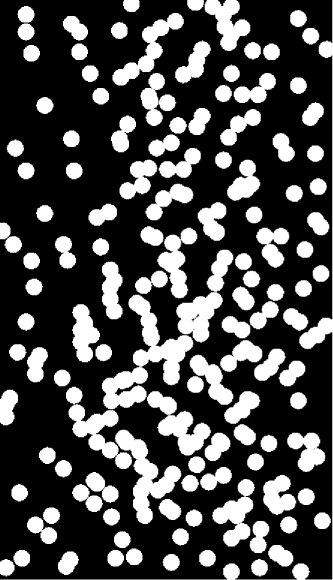
%> input picture Lab 11/FigP0936.tif, 333 x 580 px
$ octave Q1C.m   (GNU Octave 9; MATLAB toolbox functions it lacks are replaced by stand-ins)
%> lines starting %> are read from the running program, lines starting %| are printed output that depends on the picture; in (x1, y1, x2, y2) boxes, pixels count from 0 and x2, y2 are one past the last pixel; in counts of white or black regions, pixels touching at a corner belong together; the program's own positions count from 1
clear
img = imread('FigP0936.tif');
%> img is the input picture: size 580x333 uint8; min 0, max 255, mean 76.8
I = (img >= 128); %Convert to Binary image
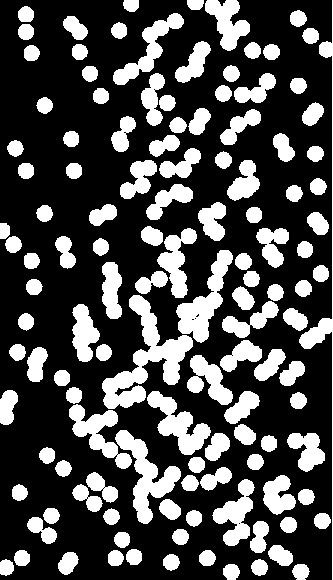
%> I: size 580x333 logical; 29.7% white; 125 white regions, largest, box (x1, y1, x2, y2) and area: (102, 295, 193, 409) 3450, (115, 430, 181, 524) 2115, (176, 250, 233, 343) 1975
[R C] = size(I);
%> R = 580; C = 333
IPAD = true(R+2,C+2);
IPAD(2:R+1,2:C+1) = I;
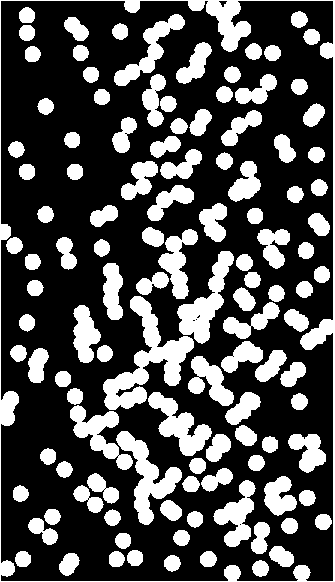
%> IPAD: size 582x335 logical; 30.4% white; 117 white regions, largest, box (x1, y1, x2, y2) and area: (0, 0, 335, 582) 5939, (103, 296, 194, 410) 3450, (116, 431, 182, 525) 2115
B = true(3,3);
X = false(R+2,C+2);
X(1,1) = true;
%> X: size 582x335 logical; 0% white in thin lines or dots, all inside (x1, y1, x2, y2) = (0, 0, 1, 1)
%Connected components algorithm
while true
    IX = imdilate(X,B); %Used predefined function for dilation because own implementation is too slow, Have used own implementation in Q1A
    Xk = (IX & IPAD);
    if Xk == X
        break;
    else
        X = Xk;
    end
end
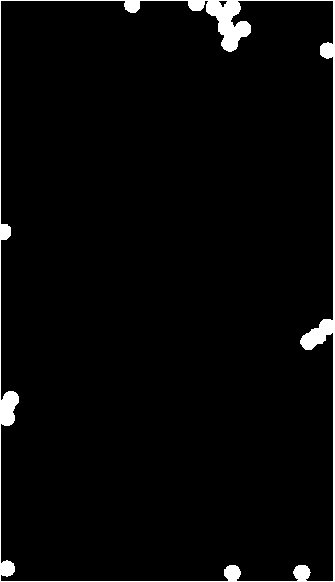
%> X: size 582x335 logical; 3% white; 1 white region, box (x1, y1, x2, y2) and area: (0, 0, 335, 582) 5939
I_BORDER = Xk(2:R+1,2:C+1);
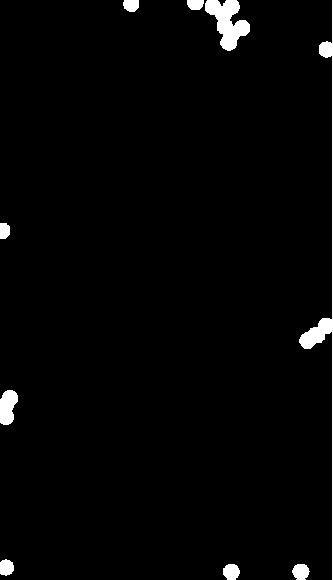
%> I_BORDER: size 580x333 logical; 2.1% white; 9 white regions, largest, box (x1, y1, x2, y2) and area: (299, 0, 333, 580) 1327, (205, 0, 250, 51) 1219, (0, 390, 18, 425) 479
%Remove the border merging dots from image
II = (I & ~I_BORDER);
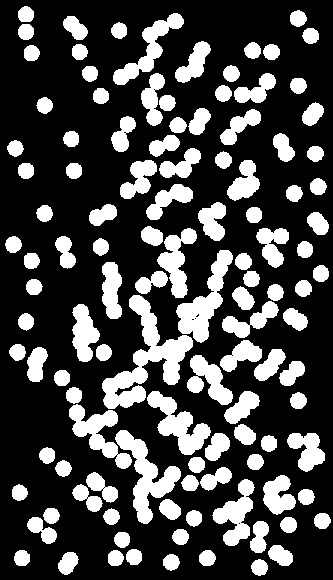
%> II: size 580x333 logical; 27.6% white; 116 white regions, largest, box (x1, y1, x2, y2) and area: (102, 295, 193, 409) 3450, (115, 430, 181, 524) 2115, (176, 250, 233, 343) 1975
Area = 225;
IVIS = false(R,C);
I_OVERLAP = false(R,C);
IS = false(R,C);
for i = 1:R
    for j = 1:C
        if IVIS(i,j) == true || II(i,j) == false
            continue;
        end
        X = false(R,C);
        X(i,j) = true;
        %Connected components algorithm
        while true
            IX = imdilate(X,B); %Used predefined function for dilation because own implementation is too slow, Have used own implementation in Q1A
            Xk = (IX & II);
            if Xk == X
                break;
            else
                X = Xk;
            end
        end
        IVIS = (IVIS | Xk);
        if sum(Xk,'all') > Area+10 %For accomodating small variations in size of circles due to noise
            I_OVERLAP = (I_OVERLAP | Xk);
        end

    end
end
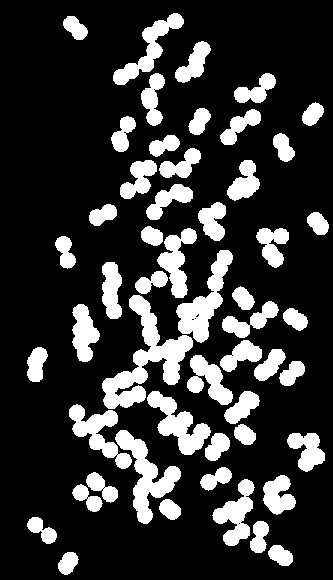
%> I_OVERLAP: size 580x333 logical; 20.5% white; 52 white regions, largest, box (x1, y1, x2, y2) and area: (102, 295, 193, 409) 3450, (115, 430, 181, 524) 2115, (176, 250, 233, 343) 1975
%> X: size 580x333 logical; 0.11% white; 1 white region, box (x1, y1, x2, y2) and area: (251, 559, 268, 576) 218
%Remove border merging dots and remove overlapping dots to get only single dots
I_SINGLE = I & ~I_BORDER & ~I_OVERLAP;
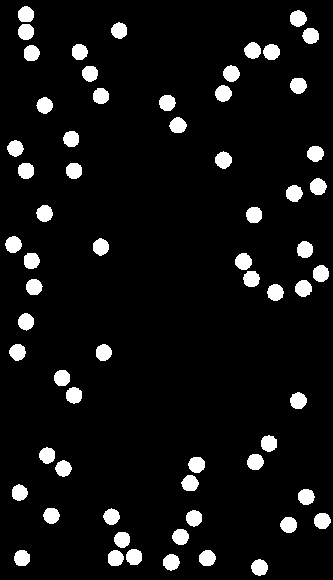
%> I_SINGLE: size 580x333 logical; 7.1% white; 64 white regions, largest, box (x1, y1, x2, y2) and area: (235, 253, 252, 270) 224, (295, 280, 312, 297) 223, (215, 151, 232, 169) 222
imshow(I_SINGLE);
title('Non Overlapping Particles');
imwrite(I_SINGLE,'Output_Q1C.jpg');
